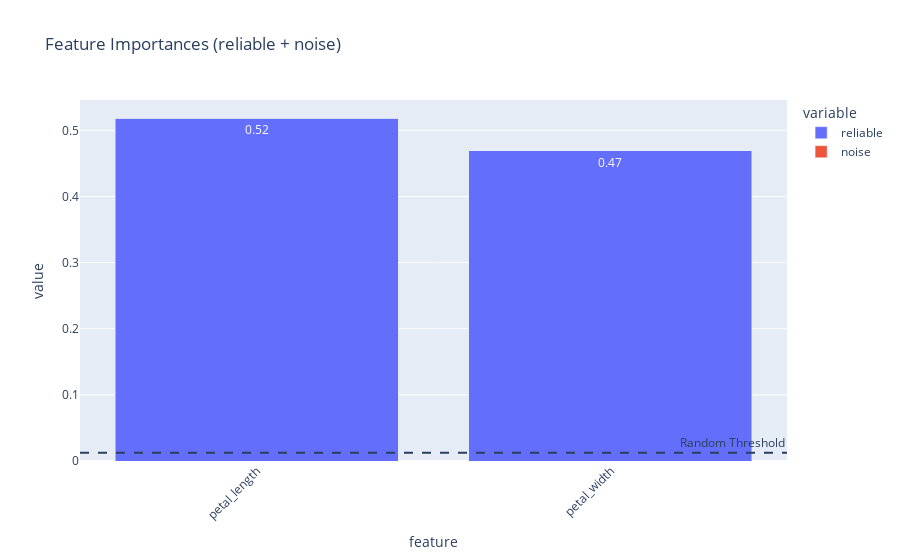

The cell this chart's notebook holds for it:
### Markdown cell above
### 10. Bar Plot of Feature Importances

The bar plot below shows the aggregated importance of each feature. The dashed line represents the threshold for random (noise) importance. Features above this line are considered informative.

### Code cell
fig_bar = VisualizerFactory.make_bar(store, show_threshold=True, show_noise=True)
fig_bar.show()

### Figure 1 — Plotly figure (JSON) as saved in the notebook; plotly's stock layout.template omitted (floating-point values rounded to 4 significant figures)
{"data": [{"alignmentgroup": "True", "hovertemplate": "variable=reliable<br>feature=%{x}<br>value=%{y}<extra></extra>", "legendgroup": "reliable", "marker": {"color": "#636efa", "pattern": {"shape": ""}}, "name": "reliable", "offsetgroup": "reliable", "orientation": "v", "showlegend": true, "textposition": "auto", "texttemplate": "%{y:.2f}", "type": "bar", "x": ["petal_length", "petal_width"], "xaxis": "x", "y": [0.5186, 0.4689], "yaxis": "y"}, {"alignmentgroup": "True", "hovertemplate": "variable=noise<br>feature=%{x}<br>value=%{y}<extra></extra>", "legendgroup": "noise", "marker": {"color": "#EF553B", "pattern": {"shape": ""}}, "name": "noise", "offsetgroup": "noise", "orientation": "v", "showlegend": true, "textposition": "auto", "texttemplate": "%{y:.2f}", "type": "bar", "x": ["petal_length", "petal_width"], "xaxis": "x", "y": [0, 0], "yaxis": "y"}], "layout": {"annotations": [{"showarrow": false, "text": "Random Threshold", "x": 1, "xanchor": "right", "xref": "x domain", "y": 0.0125, "yanchor": "bottom", "yref": "y"}], "barmode": "stack", "legend": {"title": {"text": "variable"}, "tracegroupgap": 0}, "shapes": [{"line": {"dash": "dash"}, "type": "line", "x0": 0, "x1": 1, "xref": "x domain", "y0": 0.0125, "y1": 0.0125, "yref": "y"}], "title": {"text": "Feature Importances (reliable + noise)"}, "xaxis": {"anchor": "y", "domain": [0, 1], "tickangle": -45, "title": {"text": "feature"}}, "yaxis": {"anchor": "x", "domain": [0, 1], "title": {"text": "value"}}}}
